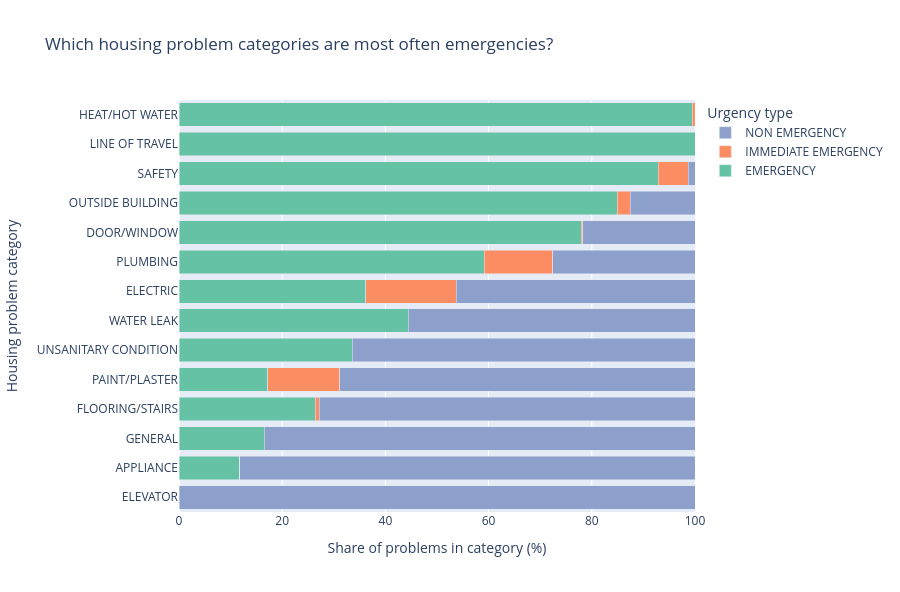
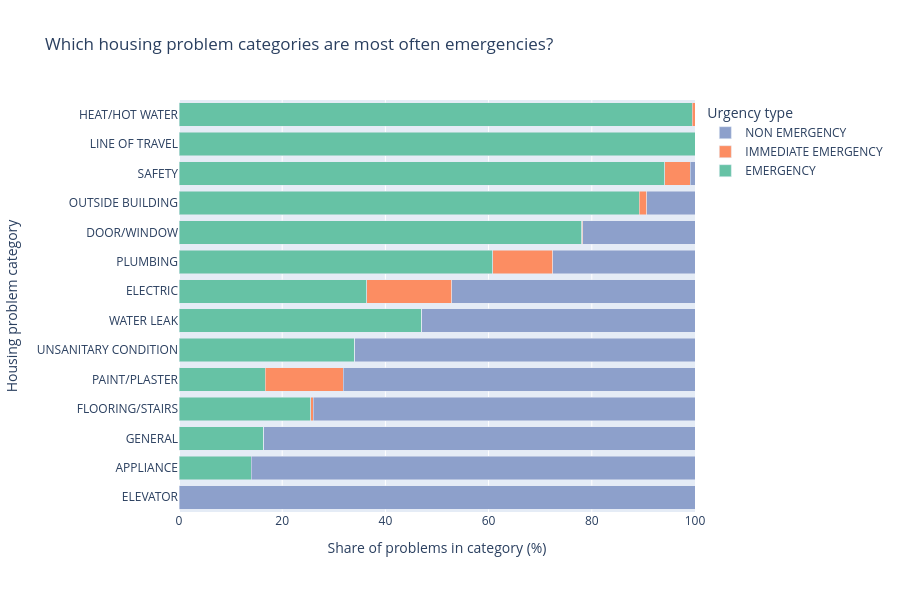

Write notebook code for charts like these, in order.
### Markdown cell above
### Q8. Which housing problem categories are most often emergencies, and does that differ by borough?
Emergency problems (for example no heat or a gas leak) need a faster response than non-emergency ones. Knowing which categories are emergencies most often shows where inspectors should be ready to respond quickly. Comparing boroughs shows whether the mix of urgency differs across the city.

### Code cell
def build_q8(df_housing_monthly):
    """Q8: Which housing problem categories are most often emergencies?"""
    d = (df_housing_monthly.groupby(['major_category', 'type'], as_index=False)['problems'].sum())
    d['total'] = d.groupby('major_category')['problems'].transform('sum')
    d['pct'] = d['problems'] / d['total'] * 100

    # "emergency" = any type containing EMERGENCY but not NON (e.g. EMERGENCY, IMMEDIATE EMERGENCY)
    is_emerg = d['type'].str.upper().str.contains('EMERGENCY') & ~d['type'].str.upper().str.contains('NON')
    d['is_emergency'] = is_emerg
    order = (d[d['is_emergency']].groupby('major_category')['pct'].sum()
             .reindex(d['major_category'].unique(), fill_value=0)
             .sort_values())
    cats = order.index.tolist()

    types = (d[['type', 'is_emergency']].drop_duplicates()
             .sort_values(['is_emergency', 'type'], ascending=[False, True])['type'].tolist())
    palette = px.colors.qualitative.Set2

    fig = go.Figure()
    for i, t in enumerate(types):
        s = d[d['type'] == t].set_index('major_category').reindex(cats)
        fig.add_trace(go.Bar(
            y=cats, x=s['pct'].fillna(0), name=t, orientation='h',
            marker_color=palette[i % len(palette)],
            customdata=np.c_[s['problems'].fillna(0), s['total'].fillna(0)],
            hovertemplate=('%{y}<br>' + t + ': %{x:.1f}%'
                           '<br>%{customdata[0]:,.0f} of %{customdata[1]:,.0f} problems<extra></extra>')))
    fig.update_layout(barmode='stack',
                      title='Which housing problem categories are most often emergencies?',
                      xaxis_title='Share of problems in category (%)', yaxis_title='Housing problem category',
                      xaxis_range=[0, 100], legend_title_text='Urgency type',
                      height=max(450, 28 * len(cats) + 200))
    return fig

print(df_housing_monthly['type'].unique())
print(df_housing_monthly['borough'].unique())
build_q8(df_housing_monthly).show()
build_q8(df_housing_monthly[df_housing_monthly['borough'] == 'BRONX']).show()

### Figure 1 — Plotly figure (JSON) as saved in the notebook; plotly's stock layout.template omitted (floating-point values rounded to 4 significant figures)
{"data": [{"customdata": [[0.0, 0.0], [11280.0, 95670.0], [21290.0, 128600.0], [32020.0, 121500.0], [47870.0, 278000.0], [174600.0, 520700.0], [77740.0, 174800.0], [45570.0, 126000.0], [168300.0, 284400.0], [168700.0, 216300.0], [6294.0, 7409.0], [75740.0, 81540.0], [6931.0, 6931.0], [605200.0, 608700.0]], "hovertemplate": "%{y}<br>EMERGENCY: %{x:.1f}%<br>%{customdata[0]:,.0f} of %{customdata[1]:,.0f} problems<extra></extra>", "marker": {"color": "rgb(102,194,165)"}, "name": "EMERGENCY", "orientation": "h", "type": "bar", "x": [0.0, 11.79, 16.56, 26.36, 17.22, 33.53, 44.47, 36.17, 59.18, 78.0, 84.95, 92.88, 100.0, 99.43], "y": ["ELEVATOR", "APPLIANCE", "GENERAL", "FLOORING/STAIRS", "PAINT/PLASTER", "UNSANITARY CONDITION", "WATER LEAK", "ELECTRIC", "PLUMBING", "DOOR/WINDOW", "OUTSIDE BUILDING", "SAFETY", "LINE OF TRAVEL", "HEAT/HOT WATER"]}, {"customdata": [[0.0, 0.0], [0.0, 0.0], [0.0, 0.0], [961.0, 121500.0], [38690.0, 278000.0], [0.0, 0.0], [6.0, 174800.0], [22090.0, 126000.0], [37560.0, 284400.0], [614.0, 216300.0], [187.0, 7409.0], [4759.0, 81540.0], [0.0, 0.0], [3461.0, 608700.0]], "hovertemplate": "%{y}<br>IMMEDIATE EMERGENCY: %{x:.1f}%<br>%{customdata[0]:,.0f} of %{customdata[1]:,.0f} problems<extra></extra>", "marker": {"color": "rgb(252,141,98)"}, "name": "IMMEDIATE EMERGENCY", "orientation": "h", "type": "bar", "x": [0.0, 0.0, 0.0, 0.7911, 13.91, 0.0, 0.003432, 17.53, 13.2, 0.2839, 2.524, 5.836, 0.0, 0.5686], "y": ["ELEVATOR", "APPLIANCE", "GENERAL", "FLOORING/STAIRS", "PAINT/PLASTER", "UNSANITARY CONDITION", "WATER LEAK", "ELECTRIC", "PLUMBING", "DOOR/WINDOW", "OUTSIDE BUILDING", "SAFETY", "LINE OF TRAVEL", "HEAT/HOT WATER"]}, {"customdata": [[7335.0, 7335.0], [84390.0, 95670.0], [107300.0, 128600.0], [88490.0, 121500.0], [191500.0, 278000.0], [346100.0, 520700.0], [97080.0, 174800.0], [58330.0, 126000.0], [78540.0, 284400.0], [46970.0, 216300.0], [928.0, 7409.0], [1044.0, 81540.0], [0.0, 0.0], [0.0, 0.0]], "hovertemplate": "%{y}<br>NON EMERGENCY: %{x:.1f}%<br>%{customdata[0]:,.0f} of %{customdata[1]:,.0f} problems<extra></extra>", "marker": {"color": "rgb(141,160,203)"}, "name": "NON EMERGENCY", "orientation": "h", "type": "bar", "x": [100.0, 88.21, 83.44, 72.85, 68.87, 66.47, 55.53, 46.3, 27.61, 21.72, 12.53, 1.28, 0.0, 0.0], "y": ["ELEVATOR", "APPLIANCE", "GENERAL", "FLOORING/STAIRS", "PAINT/PLASTER", "UNSANITARY CONDITION", "WATER LEAK", "ELECTRIC", "PLUMBING", "DOOR/WINDOW", "OUTSIDE BUILDING", "SAFETY", "LINE OF TRAVEL", "HEAT/HOT WATER"]}], "layout": {"barmode": "stack", "height": 592, "legend": {"title": {"text": "Urgency type"}}, "title": {"text": "Which housing problem categories are most often emergencies?"}, "xaxis": {"range": [0, 100], "title": {"text": "Share of problems in category (%)"}}, "yaxis": {"title": {"text": "Housing problem category"}}}}

### Figure 2 — Plotly figure (JSON) as saved in the notebook; plotly's stock layout.template omitted (floating-point values rounded to 4 significant figures)
{"data": [{"customdata": [[0.0, 0.0], [5017.0, 35940.0], [7039.0, 42800.0], [11260.0, 44160.0], [17250.0, 103100.0], [59000.0, 173500.0], [28110.0, 59780.0], [15180.0, 41690.0], [59840.0, 98410.0], [57790.0, 74070.0], [1546.0, 1733.0], [22400.0, 23800.0], [2262.0, 2262.0], [206900.0, 208000.0]], "hovertemplate": "%{y}<br>EMERGENCY: %{x:.1f}%<br>%{customdata[0]:,.0f} of %{customdata[1]:,.0f} problems<extra></extra>", "marker": {"color": "rgb(102,194,165)"}, "name": "EMERGENCY", "orientation": "h", "type": "bar", "x": [0.0, 13.96, 16.45, 25.49, 16.73, 34.02, 47.02, 36.4, 60.81, 78.02, 89.21, 94.11, 100.0, 99.44], "y": ["ELEVATOR", "APPLIANCE", "GENERAL", "FLOORING/STAIRS", "PAINT/PLASTER", "UNSANITARY CONDITION", "WATER LEAK", "ELECTRIC", "PLUMBING", "DOOR/WINDOW", "OUTSIDE BUILDING", "SAFETY", "LINE OF TRAVEL", "HEAT/HOT WATER"]}, {"customdata": [[0.0, 0.0], [0.0, 0.0], [0.0, 0.0], [232.0, 44160.0], [15540.0, 103100.0], [0.0, 0.0], [1.0, 59780.0], [6869.0, 41690.0], [11480.0, 98410.0], [196.0, 74070.0], [25.0, 1733.0], [1183.0, 23800.0], [0.0, 0.0], [1160.0, 208000.0]], "hovertemplate": "%{y}<br>IMMEDIATE EMERGENCY: %{x:.1f}%<br>%{customdata[0]:,.0f} of %{customdata[1]:,.0f} problems<extra></extra>", "marker": {"color": "rgb(252,141,98)"}, "name": "IMMEDIATE EMERGENCY", "orientation": "h", "type": "bar", "x": [0.0, 0.0, 0.0, 0.5254, 15.07, 0.0, 0.001673, 16.48, 11.67, 0.2646, 1.443, 4.971, 0.0, 0.5576], "y": ["ELEVATOR", "APPLIANCE", "GENERAL", "FLOORING/STAIRS", "PAINT/PLASTER", "UNSANITARY CONDITION", "WATER LEAK", "ELECTRIC", "PLUMBING", "DOOR/WINDOW", "OUTSIDE BUILDING", "SAFETY", "LINE OF TRAVEL", "HEAT/HOT WATER"]}, {"customdata": [[3008.0, 3008.0], [30920.0, 35940.0], [35760.0, 42800.0], [32670.0, 44160.0], [70290.0, 103100.0], [114400.0, 173500.0], [31670.0, 59780.0], [19640.0, 41690.0], [27090.0, 98410.0], [16090.0, 74070.0], [162.0, 1733.0], [218.0, 23800.0], [0.0, 0.0], [0.0, 0.0]], "hovertemplate": "%{y}<br>NON EMERGENCY: %{x:.1f}%<br>%{customdata[0]:,.0f} of %{customdata[1]:,.0f} problems<extra></extra>", "marker": {"color": "rgb(141,160,203)"}, "name": "NON EMERGENCY", "orientation": "h", "type": "bar", "x": [100.0, 86.04, 83.55, 73.98, 68.19, 65.98, 52.98, 47.12, 27.53, 21.72, 9.348, 0.916, 0.0, 0.0], "y": ["ELEVATOR", "APPLIANCE", "GENERAL", "FLOORING/STAIRS", "PAINT/PLASTER", "UNSANITARY CONDITION", "WATER LEAK", "ELECTRIC", "PLUMBING", "DOOR/WINDOW", "OUTSIDE BUILDING", "SAFETY", "LINE OF TRAVEL", "HEAT/HOT WATER"]}], "layout": {"barmode": "stack", "height": 592, "legend": {"title": {"text": "Urgency type"}}, "title": {"text": "Which housing problem categories are most often emergencies?"}, "xaxis": {"range": [0, 100], "title": {"text": "Share of problems in category (%)"}}, "yaxis": {"title": {"text": "Housing problem category"}}}}
